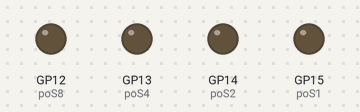
The program below on a simulated Raspberry Pi Pico running MicroPython. Shown: output pins drawn as LEDs (lit = HIGH).

Above: at 0.1 s.
At 4.6 s:
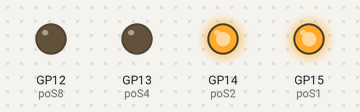
At 9.1 s:
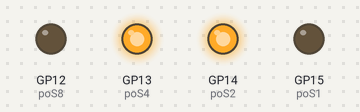
At 18.1 s:
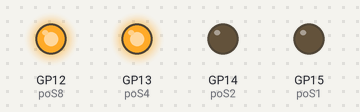
At 27.1 s:
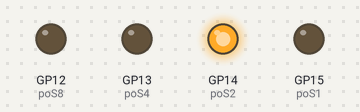
At 37.6 s:
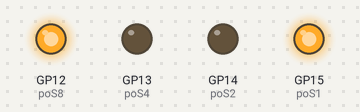
Timing chart, 0 to 40.0 s (numbered marks = the images above):
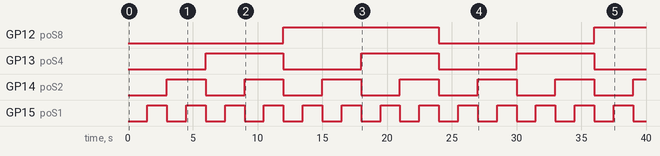

The program:

binary_nums.py
```python
## Binary Number Study
## Project: Make light display that counts in binary 0 thru 15.
## 4 LEDs, 4 Resistors, 4 Gio Pins, 1 Ground
from machine import Pin
from time import sleep
poS1 = Pin(15,Pin.OUT)
poS2 = Pin(14,Pin.OUT)
poS4 = Pin(13,Pin.OUT)
poS8 = Pin(12,Pin.OUT)
delaY =1.5
oN = 1
ofF = 0

try:
    while True:
        ## 0000
        poS1.value(ofF)
        poS2.value(ofF)
        poS4.value(ofF)
        poS8.value(ofF)

        sleep(delaY)

        ## 0001
        poS1.value(oN)
        poS2.value(ofF)
        poS4.value(ofF)
        poS8.value(ofF)

        sleep(delaY)

        ## 0010
        poS1.value(ofF)
        poS2.value(oN)
        poS4.value(ofF)
        poS8.value(ofF)

        sleep(delaY)

        ## 0011
        poS1.value(oN)
        poS2.value(oN)
        poS4.value(ofF)
        poS8.value(ofF)

        sleep(delaY)

        ## 0100
        poS1.value(ofF)
        poS2.value(ofF)
        poS4.value(oN)
        poS8.value(ofF)

        sleep(delaY)

        ## 0101
        poS1.value(oN)
        poS2.value(ofF)
        poS4.value(oN)
        poS8.value(ofF)

        sleep(delaY)

        ## 0110
        poS1.value(ofF)
        poS2.value(oN)
        poS4.value(oN)
        poS8.value(ofF)

        sleep(delaY)

        ## 0111
        poS1.value(oN)
        poS2.value(oN)
        poS4.value(oN)
        poS8.value(ofF)

        sleep(delaY)

        ## 1000
        poS1.value(ofF)
        poS2.value(ofF)
        poS4.value(ofF)
        poS8.value(oN)

        sleep(delaY)

        ## 1001
        poS1.value(oN)
        poS2.value(ofF)
        poS4.value(ofF)
        poS8.value(oN)

        sleep(delaY)

        ## 1010
        poS1.value(ofF)
        poS2.value(oN)
        poS4.value(ofF)
        poS8.value(oN)

        sleep(delaY)

        ## 1011
        poS1.value(oN)
        poS2.value(oN)
        poS4.value(ofF)
        poS8.value(oN)

        sleep(delaY)

        ## 1100
        poS1.value(ofF)
        poS2.value(ofF)
        poS4.value(oN)
        poS8.value(oN)

        sleep(delaY)

        ## 1101
        poS1.value(oN)
        poS2.value(ofF)
        poS4.value(oN)
        poS8.value(oN)

        sleep(delaY)

        ## 1110
        poS1.value(ofF)
        poS2.value(oN)
        poS4.value(oN)
        poS8.value(oN)

        sleep(delaY)

        ## 1111
        poS1.value(oN)
        poS2.value(oN)
        poS4.value(oN)
        poS8.value(oN)

        sleep(delaY)

except KeyboardInterrupt:
    poS1.value(ofF)
    poS2.value(ofF)
    poS4.value(ofF)
    poS8.value(ofF)      
```

Measured:
- by itself, GP12 (poS8): LOW → HIGH at 12.0 s, → LOW 12.0 s later, → HIGH 12.0 s later
- by itself, GP13 (poS4): alternates HIGH for 6.0 s and LOW for 6.0 s
- by itself, GP14 (poS2): alternates HIGH for 3.0 s and LOW for 3.0 s
- by itself, GP15 (poS1): alternates HIGH for 1.5 s and LOW for 1.5 s
